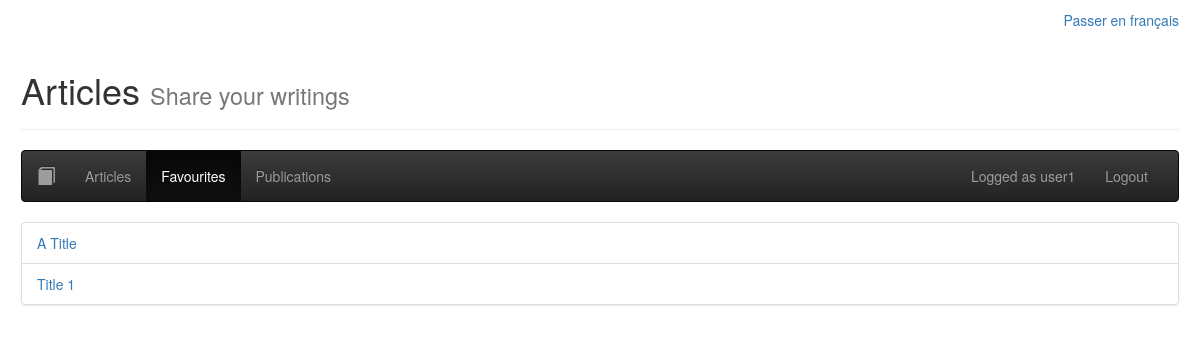
Page /favourites/ (signed in) on the earlier database version.
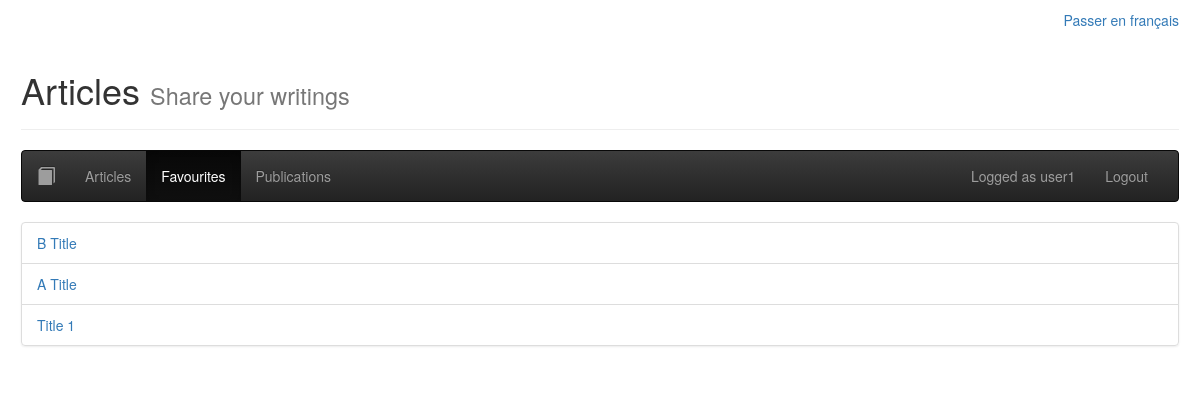
Same page on the later database version.
### ex/models.py (models this page shows, shortened)
class UserFavouriteArticle(models.Model):
	user = models.ForeignKey(User, on_delete=models.CASCADE, null=False)
	article = models.ForeignKey(Article, on_delete=models.CASCADE, null=False)
	def __str__(self):
		return str(self.article.title)
	class Meta:
		unique_together = ["user", "article"]

class Article(models.Model):
	title = models.CharField(max_length=64, null=False)
	author = models.ForeignKey(User, on_delete=models.CASCADE, null=False)
	created = models.DateTimeField(auto_now_add=True, null=False)
	synopsis = models.CharField(max_length=312, null=False)
	content = models.TextField(null=False)

### ex/views.py (the view)
# urls.py: path('favourites/', Favourites.as_view(), name="favourites"),
class Favourites(ListView):
	model = Article
	template_name = 'ex/favourite_list.html'
	extra_context = {
		"current_page": "favourites",
	}
	def get_queryset(self):
		articles = (
			UserFavouriteArticle
			.objects
			.filter(user=self.request.user)
		)
		return articles
	def get(self, request, *args, **kwargs):
		if not request.user.is_authenticated:
			return redirect(reverse_lazy('home'))
		return super().get(request, *args, **kwargs)

### ex/templates/ex/favourite_list.html (shortened to what this page needs)
{% extends 'ex/base.html' %}
{% block body %}
{% include 'ex/nav.html' %}
<ul class="list-group">
	{% for favorite in object_list|dictsortreversed:"article.created" %}
	<li class="list-group-item"><a href="{% url 'detail' favorite.article.id %}">{{ favorite }}</a></li>
	{% endfor %}
</ul>
{% endblock %}

Differences in the rows shown:
added UserFavouriteArticle: article.title "B Title"
